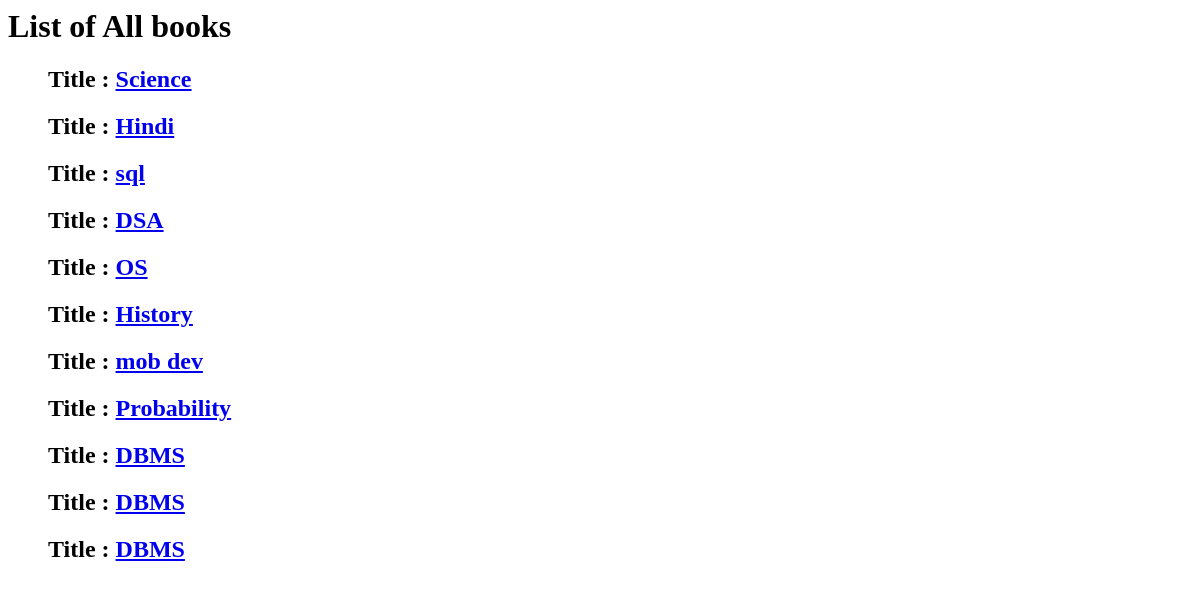
Before: / with the older database file.
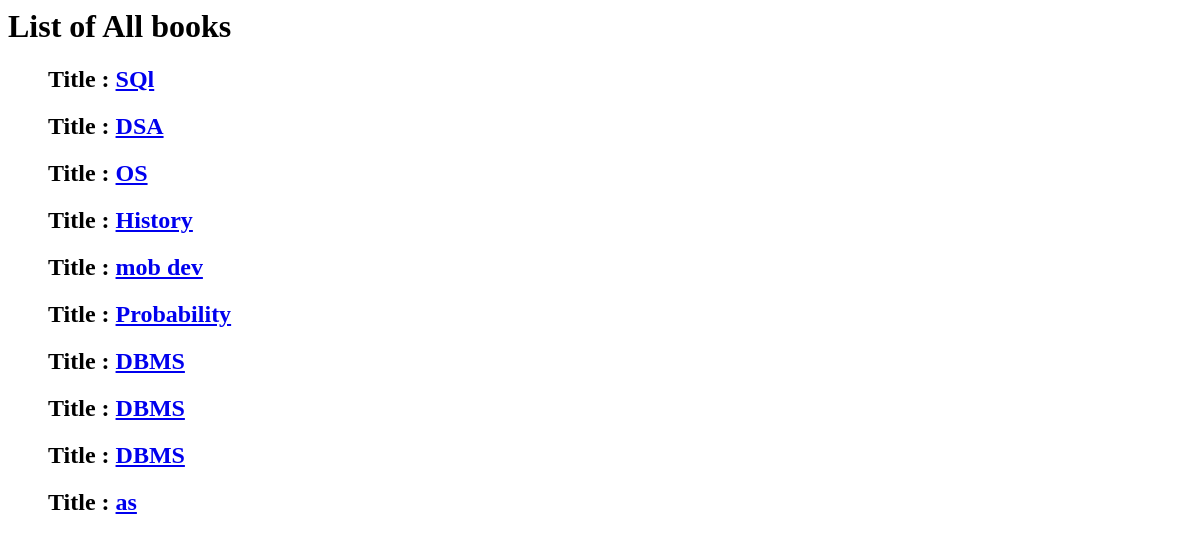
After: the same page with the newer database file.
### book/models.py (models this page shows, shortened)
class Book(models.Model):
    title = models.CharField(max_length=200)
    author = models.CharField(max_length=100)
    summary = models.TextField(max_length=1000)
    isbn = models.CharField('ISBN', max_length=13)

### book/views.py (the view)
# urls.py: path('' ,views.index),
def index(request):
    book_list = Book.objects.all()
    context ={'booklist':book_list}
    return render(request,'index.html',context)

### templates/index.html
{% load static %}
<h1>List of All books</h1>
{% for book in booklist %}
  <ul>
    <h2> Title : <a href="{% url 'booklist1' %}">{{ book.title }}</a></h2>
  </ul>
{% endfor %}

Changed rows visible on the page:
removed Book: title "Science"
removed Book: title "Hindi"
changed Book: title "sql" → "SQl"
added Book: title "as"
